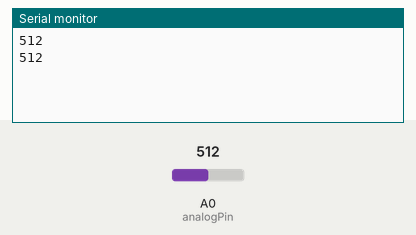
Recording of a sketch running on a simulated Arduino Uno, built with avr-gcc and run on an emulated ATmega328P. On the bench: the last lines printed to the serial monitor. The test bench sets the inputs (shaded band); at power-on: A0 (analogPin) = 512.

Above: at 1.8 s.
1.9 s: A0 (analogPin) set to 716
At 2.4 s:
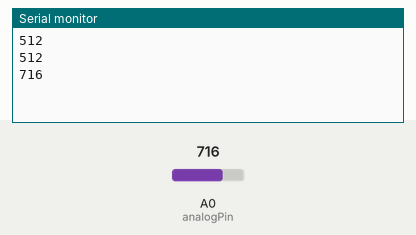
3.4 s: A0 (analogPin) set to 900
At 4.8 s:
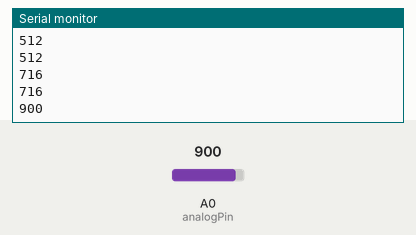
Timing chart, 0 to 6.4 s (numbered marks = the images above; inputs shaded):
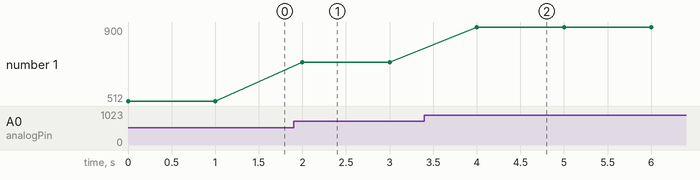

Measured:
- after the input at 1.9 s, the serial monitor: prints a new line after 0.10 s (image 1)
- after the input at 3.4 s, the serial monitor: prints a new line after 0.60 s (image 2)
- plotted number 1: 512 → 716 after the input at 1.9 s, 716 → 900 after the input at 3.4 s

The sketch:

3.1.ino
```cpp
int analogPin = 0;


void setup()
{
  Serial.begin(9600);
  pinMode(analogPin, INPUT);
}

void loop()
{
  Serial.println(analogRead(analogPin));
  delay(1000);
}
```
